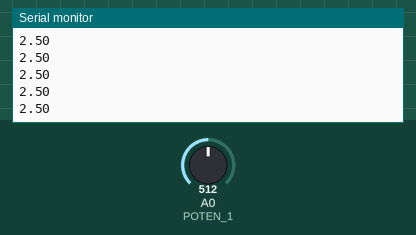
A sketch run on a simulated Arduino Uno, built with avr-gcc and run on an emulated ATmega328P. On the bench: the last lines printed to the serial monitor. Inputs (shaded band) come from the test bench; at power-on: A0 (POTEN_1) = 512.

Above: at 1.2 s.
1.3 s: A0 (POTEN_1) set to 716
At 1.31 s:
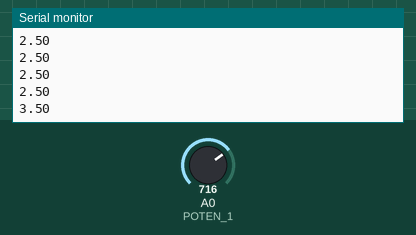
2.8 s: A0 (POTEN_1) set to 900
At 2.82 s:
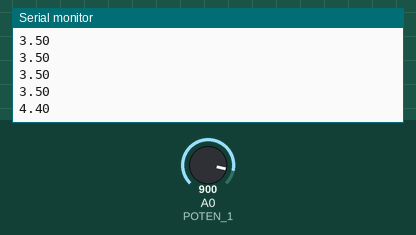
Timing chart, 0 to 5.8 s (numbered marks = the images above; inputs shaded):
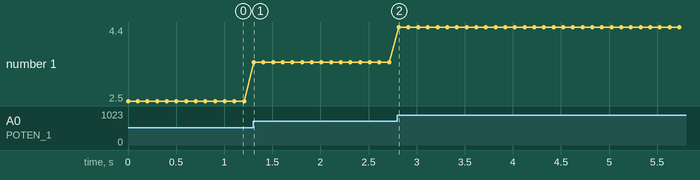

The sketch:

lab-w2-2.ino
```cpp
// Define Potentiometer
#define POTEN_1 A0

float POTEN_VALUE;

void setup() {
  Serial.begin(9600);
}

void loop() {
  POTEN_VALUE = analogRead(POTEN_1);
  POTEN_VALUE = (POTEN_VALUE/1023) * 5;
  Serial.println(POTEN_VALUE);
  delay(100);
}
```

Measured:
- after the input at 1.3 s, the serial monitor: prints a new line at once (image 1)
- after the input at 2.8 s, the serial monitor: prints a new line at once (image 2)
- plotted number 1: 2.5 → 3.5 after the input at 1.3 s, 3.5 → 4.4 after the input at 2.8 s
